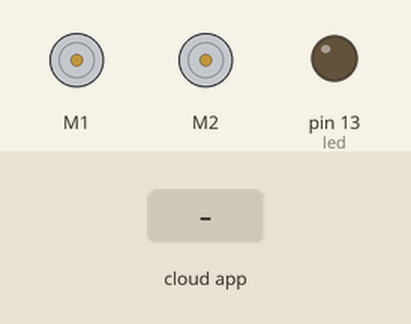
This sketch was run on a simulated Arduino Uno, built for the host (arithmetic inside an expression is 32-bit, double 64-bit). Parts: 2 × DC motor (green arrow = forward, orange = backward, longer = faster), output pins drawn as LEDs (lit = HIGH). The inputs (shaded band) are chosen by the test bench. The ROS host is connected and sends only what is stated.

Above: at 3.2 s.
3.3 s: the phone or cloud app sets ST to 0
At 4.5 s:
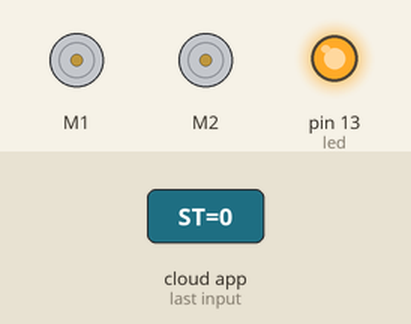
4.8 s: the phone or cloud app sets ST to 45
At 5.8 s:
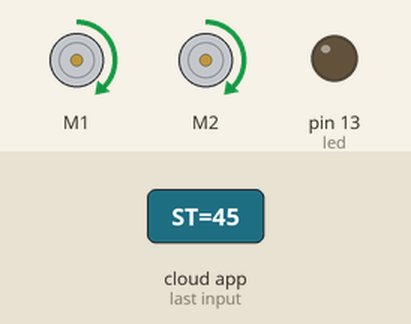
6.3 s: the phone or cloud app sets ST to 90
At 7.0 s:
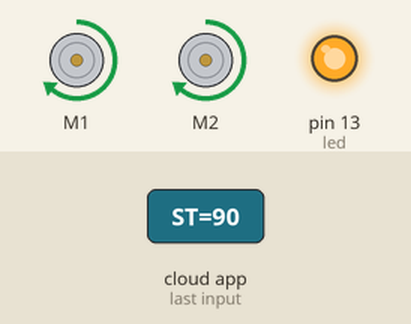
7.8 s: the phone or cloud app sets ST to 180
At 8.1 s:
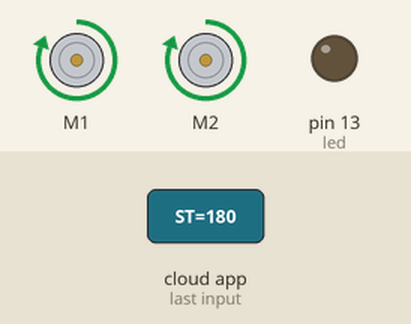
9.3 s: the phone or cloud app sets ST to 45
At 10.4 s:
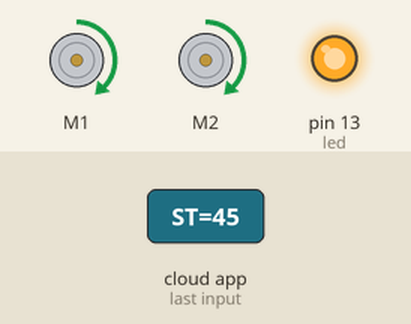
10.8 s: the phone or cloud app sets ST to 90
At 11.6 s:
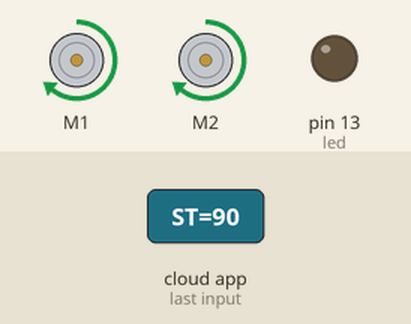
Timing chart, 0 to 13.3 s (numbered marks = the images above; inputs shaded):
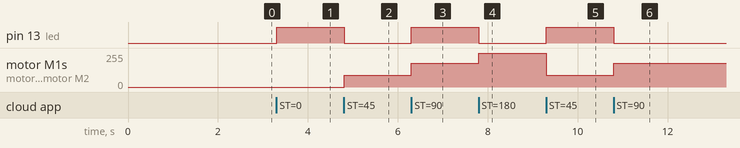

The sketch:

ros_motor_code.ino
```cpp
#include <ros.h>
#include <std_msgs/UInt16.h>
#include <Sabertooth.h>
#include <SabertoothSimplified.h>

Sabertooth ST(128);

ros::NodeHandle nh;


void motor_cb( const std_msgs::UInt16& cmd_msg){
    ST.drive(cmd_msg.data); //set motor speed, should be from -127 to 127
    digitalWrite(13, HIGH-digitalRead(13)); //toggle led
}


ros::Subscriber<std_msgs::UInt16> sub("ST", motor_cb);

void setup() {
    SabertoothTXPinSerial.begin(9600); // 9600 is the default baud rate for Sabertooth packet serial.
    ST.autobaud();

  //sets the drive and turn states to 0 so the motors start at 0
    ST.drive(0);
    ST.turn(0);

    pinMode(13, OUTPUT);
    nh.initNode();
    nh.subscribe(sub);
}

void loop() {
    nh.spinOnce();
    delay(1);
}
```

Measured:
- after the input at 3.3 s, pin 13 (led): LOW → HIGH at once
- after the input at 4.8 s, pin 13 (led): HIGH → LOW at once; motor M1, motor M2: stopped → forward 90/255 at once
- after the input at 6.3 s, pin 13 (led): LOW → HIGH at once; motor M1, motor M2: forward 90/255 → forward 180/255 at once
- after the input at 7.8 s, pin 13 (led): HIGH → LOW at once; motor M1, motor M2: forward 180/255 → forward 255/255 at once
- after the input at 9.3 s, pin 13 (led): LOW → HIGH at once; motor M1, motor M2: forward 255/255 → forward 90/255 at once
- after the input at 10.8 s, pin 13 (led): HIGH → LOW at once; motor M1, motor M2: forward 90/255 → forward 180/255 at once
